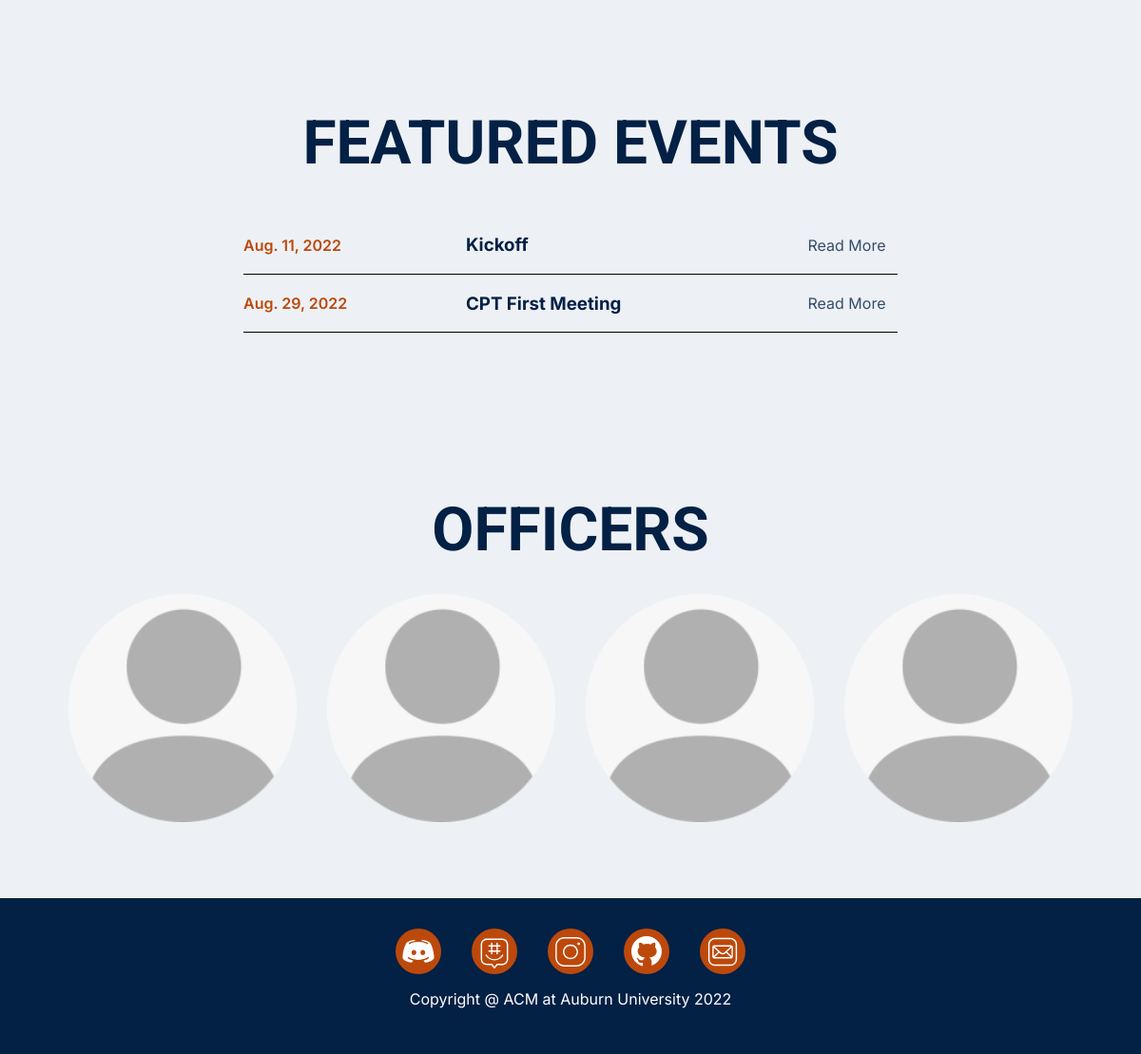
Before: / (lower part) with the older database file.
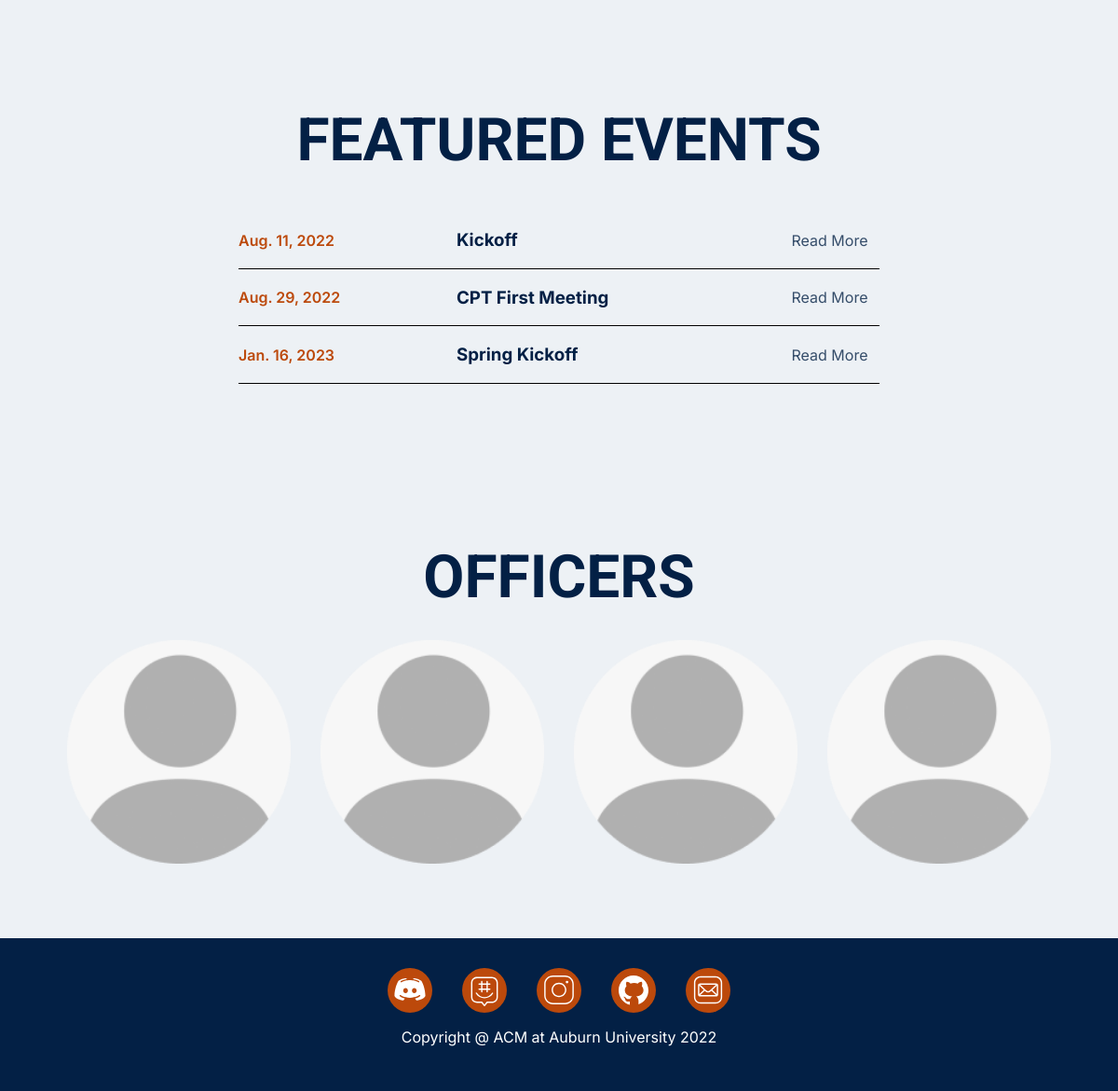
After: the same page with the newer database file.
### events/models.py (models this page shows, shortened)
class Event(models.Model):
    name = models.CharField(max_length=100)
    description = models.TextField()
    date = models.DateField()
    time = models.TimeField()
    location = models.CharField(max_length=100)

### acmsite/views.py (the view)
# urls.py: path('', views.index, name='index'),
def index(request):
    event_list = Event.objects.order_by('date')
    image_num = randint(0, 35)
    context = {
        'event_list': event_list,
        'officer_list': (
            ('President', 'First', 'Last'),
            ('Vice President', 'First', 'Last'),
            ('Treasurer', 'First', 'Last'),
            ('Secretary', 'First', 'Last')
        ),
        'aubie_image': f'acmsite/aubie_photos/aubie_{image_num}.png',
    }
    return render(request, 'acmsite/index.html', context)

### acmsite/templates/acmsite/index.html (shortened to what this page needs)
{% extends "base.html" %}
{% load static %}
{% block content %}
<h1 class="mx-auto text-4xl text-center text-dark-blue mt-150px mb-40px">FEATURED EVENTS</h1>
{% if event_list %}
<div class="mx-256px">
    {% for event in event_list %}
    <a href="{% url 'detail' event.id %}">
        <div class="flex-row justify-between align-center font-secondary text-semibold border-bottom-1 hover:trigger">
            <div class="text-orange mr-106px w-128px">
                <p>{{event.date}}</p>
            </div>
            <div class="text-left text-dark-blue flex-grow-1">
                <h3>{{ event.name }}</h3>
            </div>
            <div class="text-light-blue text-thin trigger:right-arrow">
                <span class='p-0'>Read More</span>
            </div>
        </div>
    </a>
    {% endfor %}
</div>
{% else %}
<div class="text-center w-100 px-2">
    <p class="text-dark-blue text-semibold font-secondary">No events found</p>
</div>
{% endif %}
<h1 class="mx-auto text-4xl text-center text-dark-blue mt-170px mb-30px">OFFICERS</h1>
<div class="flex-row px-1 justify-center gap-2 w-100">
    {% for position, first, last in officer_list %}
    <div class="officer">
        <div class="officer-body">
            <h3 class="officer-name">
                <p>{{first}}</p>
                <p>{{last}}</p>
            </h3>
            <p class="officer-title">{{position}}</p>
        </div>
        <div class="officer-image">
            <img alt={{position}} src="{% static 'acmsite/officer_placeholder.png' %}" />
        </div>
    </div>
    {% endfor %}
</div>
{% endblock %}

### templates/base.html (shortened to what this page needs)
<!DOCTYPE html>
{% load static %}
<html lang="en">
  <head>
    <link rel="stylesheet" href="{% static 'acmsite/style.css' %}">
  </head>
  <body class='m-0'>
    <div class="content-block">
      {% block content %} {% endblock %}
    </div>
    <footer class="bg-dark-blue w-100 py-2 mt-5 bottom-0 relative">
      <div class="flex-row gap-2 align-center justify-center w-100">
        <div class="sidebar-button">
          <img src="{% static 'acmsite/discord.svg' %}" alt="discord" />
        </div>
        <div class="sidebar-button">
          <img src="{% static 'acmsite/groupme.svg' %}" alt="groupme" />
        </div>
        <div class="sidebar-button">
          <img src="{% static 'acmsite/instagram.svg' %}" alt="instagram" />
        </div>
        <div class="sidebar-button p-0.25">
          <img src="{% static 'acmsite/github.svg' %}" alt="github" />
        </div>
        <div class="sidebar-button">
          <img src="{% static 'acmsite/mail.svg' %}" alt="email" />
        </div>
      </div>
      <p class="font-secondary text-white text-center">Copyright @ ACM at Auburn University 2022</p>
    </footer>
  </body>
</html>

### acmsite/static/acmsite/style.css (style rules this page uses)
:root { --au-orange: #BC490B; --au-dark-blue: #032045; --au-light-blue: #354D6A; --au-bg: #EDF1F5; --font-primary: "roboto", sans-serif; --font-secondary: "inter", serif; font-family: var(--font-primary); background-color: var(--au-bg); scroll-behavior: smooth; }
* { box-sizing: border-box; }
a { text-decoration: none; }
.relative { position: relative; }
.font-secondary { font-family: var(--font-secondary) }
.text-semibold { font-weight: 600; }
.text-thin { font-weight: 400; }
.text-4xl { font-size: 4rem; }
.text-orange { color: var(--au-orange); }
.text-dark-blue { color: var(--au-dark-blue); }
.text-light-blue { color: var(--au-light-blue); }
.text-white { color: white; }
.text-center { text-align: center; }
.text-left { text-align: left; }
.bg-dark-blue { background-color: var(--au-dark-blue); }
.flex-row { display: flex; flex-direction: row !important; }
.justify-center { justify-content: center; }
.justify-between { justify-content: space-between; }
.align-center { align-items: center; }
.flex-grow-1 { flex-grow: 1; }
.gap-2 { gap: 2rem; }
.bottom-0 { bottom: 0; }
.m-0 { margin: 0; }
.mx-auto { margin-left: auto; margin-right: auto; }
.mx-256px { margin-left: 16rem; margin-right: 16rem; }
.mt-5 { margin-top: 5rem; }
.mr-106px { margin-right: 6.625rem; }
.mt-170px { margin-top: 10.625rem; }
.mt-150px { margin-top: 9.375rem; }
.mb-40px { margin-bottom: 2.5rem; }
.mb-30px { margin-bottom: 1.875rem; }
.px-1 { padding-left: 1rem; padding-right: 1rem; }
.p-0\.25 { padding: 0.25rem !important; }
.p-0 { padding: 0; }
.py-2 { padding-top: 2rem; padding-bottom: 2rem; }
.w-100 { width: 100%; }
.w-128px { width: 8rem; }
.border-bottom-1 { border-bottom: 1px solid black; }
.officer { display: flex; align-items: center; justify-content: center; position: relative; width: 20vmin; height: 20vmin; border-radius: 100%; }
.officer p { line-height: 0.25rem; }
.officer .officer-body { z-index: 0; text-align: center; }
.officer .officer-body .officer-name { font-weight: 700; color: var(--au-dark-blue); }
.officer .officer-body .officer-title { padding-top: 0.25rem; font-weight: 500; color: var(--au-orange); }
.officer .officer-image { width: 100%; height: 100%; position: absolute; transition: all 0.2s ease-out; }
.officer-image img { width: 100%; height: 100%; }
.sidebar-button { background-color: var(--au-orange); color: white; border-radius: 50%; width: 3rem; height: 3rem; padding: 0.4rem; }
.sidebar-button img { width: 100%; height: 100%; }
.content-block { margin-top: 8rem; min-height: 60vh; }
.hover\:trigger { transition: all 0.2s ease-out; }
.hover\:trigger .trigger\:right-arrow { transition: all 0.2s ease-out; transform: translateX(0); }

Changed rows visible on the page:
added Event: date "Jan. 16, 2023", name "Spring Kickoff"
